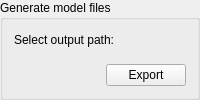
               <widget class="QgsCollapsibleGroupBox" name="gbOutputModel">
                <property name="title">
                 <string>Generate model files</string>
                </property>
                <property name="collapsed">
                 <bool>true</bool>
                </property>
                <layout class="QGridLayout" name="gridLayout_8">
                 <item row="0" column="0">
                  <layout class="QVBoxLayout" name="verticalLayout_5">
                   <item>
                    <layout class="QHBoxLayout" name="horizontalLayout_23">
                     <item>
                      <widget class="QLabel" name="labOutputPathModel">
                       <property name="text">
                        <string>Select output path:</string>
                       </property>
                      </widget>
                     </item>
                     <item>
                      <spacer name="horizontalSpacer_22">
                       <property name="orientation">
                        <enum>Qt::Horizontal</enum>
                       </property>
                       <property name="sizeHint" stdset="0">
                        <size>
                         <width>68</width>
                         <height>17</height>
                        </size>
                       </property>
                      </spacer>
                     </item>
                    </layout>
                   </item>
                   <item>
                    <widget class="QgsFileWidget" name="fwSetwd2"/>
                   </item>
                   <item>
                    <layout class="QHBoxLayout" name="horizontalLayout_24">
                     <item>
                      <spacer name="horizontalSpacer_23">
                       <property name="orientation">
                        <enum>Qt::Horizontal</enum>
                       </property>
                       <property name="sizeHint" stdset="0">
                        <size>
                         <width>40</width>
                         <height>20</height>
                        </size>
                       </property>
                      </spacer>
                     </item>
                     <item>
                      <widget class="QPushButton" name="pbExportModel">
                       <property name="text">
                        <string>Export</string>
                       </property>
                      </widget>
                     </item>
                    </layout>
                   </item>
                  </layout>
                 </item>
                </layout>
               </widget>
